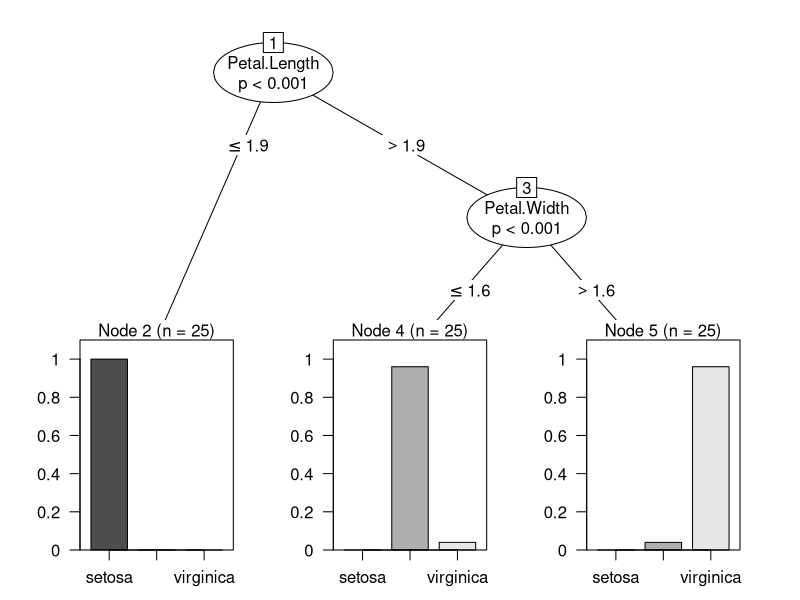

Write the R code that produced this figure. (Note: this script raises an error after producing the figure.)
data("iris")

# Splitting the data based on species 

iris_setosa<-iris[iris$Species=="setosa",] # 50
iris_versicolor <- iris[iris$Species=="versicolor",] # 50
iris_virginica <- iris[iris$Species=="virginica",] # 50

# Splitting data into training and testing. As the species are in order 

iris_train <- rbind(iris_setosa[1:25,],iris_versicolor[1:25,],iris_virginica[1:25,])
iris_test <- rbind(iris_setosa[26:50,],iris_versicolor[26:50,],iris_virginica[26:50,])

# Building model using 'ctree' function from 'party' package

library(party)
tree <- ctree(Species~., data = iris_train)
windows()
plot(tree)

# Training accuracy

pred_train <- predict(tree,iris_train)
mean(iris_train$Species==pred) # 97.33% Accuracy

# Confusion Matrix
library(caret)
confusionMatrix(pred_train,iris_train$Species)

pred <- predict(tree, newdata = iris_test )
mean(iris_test$Species==pred) # 94.67% Accuracy

# Confusion Matrix
confusionMatrix(pred,iris_test$Species)

# Cross Table
library(gmodels)
CrossTable(pred, iris_test$Species)
